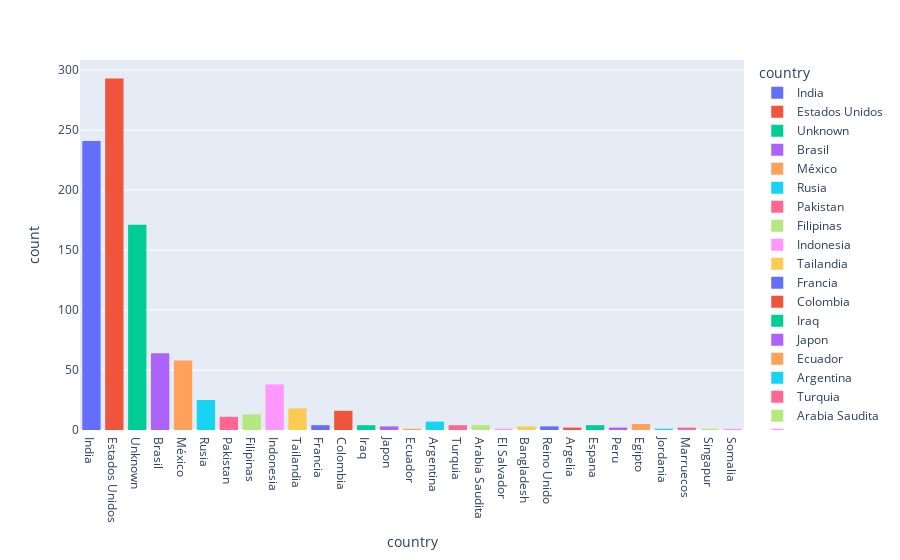

Notebook cell for this chart:
### Code cell
# check the distribution of streamers by country
px.histogram(df,x='country',color='country')

### Figure 1 — Plotly figure (JSON) as saved in the notebook; plotly's stock layout.template omitted (floating-point values rounded to 4 significant figures; data arrays with more than 128 entries replaced by an {"elided": "..."} marker saying what was removed)
{"data": [{"alignmentgroup": "True", "bingroup": "x", "hovertemplate": "country=%{x}<br>count=%{y}<extra></extra>", "legendgroup": "India", "marker": {"color": "#636efa", "pattern": {"shape": ""}}, "name": "India", "offsetgroup": "India", "orientation": "v", "showlegend": true, "type": "histogram", "x": {"elided": "241 str values"}, "xaxis": "x", "yaxis": "y"}, {"alignmentgroup": "True", "bingroup": "x", "hovertemplate": "country=%{x}<br>count=%{y}<extra></extra>", "legendgroup": "Estados Unidos", "marker": {"color": "#EF553B", "pattern": {"shape": ""}}, "name": "Estados Unidos", "offsetgroup": "Estados Unidos", "orientation": "v", "showlegend": true, "type": "histogram", "x": {"elided": "293 str values"}, "xaxis": "x", "yaxis": "y"}, {"alignmentgroup": "True", "bingroup": "x", "hovertemplate": "country=%{x}<br>count=%{y}<extra></extra>", "legendgroup": "Unknown", "marker": {"color": "#00cc96", "pattern": {"shape": ""}}, "name": "Unknown", "offsetgroup": "Unknown", "orientation": "v", "showlegend": true, "type": "histogram", "x": {"elided": "171 str values"}, "xaxis": "x", "yaxis": "y"}, {"alignmentgroup": "True", "bingroup": "x", "hovertemplate": "country=%{x}<br>count=%{y}<extra></extra>", "legendgroup": "Brasil", "marker": {"color": "#ab63fa", "pattern": {"shape": ""}}, "name": "Brasil", "offsetgroup": "Brasil", "orientation": "v", "showlegend": true, "type": "histogram", "x": ["Brasil", "Brasil", "Brasil", "Brasil", "Brasil", "Brasil", "Brasil", "Brasil", "Brasil", "Brasil", "Brasil", "Brasil", "Brasil", "Brasil", "Brasil", "Brasil", "Brasil", "Brasil", "Brasil", "Brasil", "Brasil", "Brasil", "Brasil", "Brasil", "Brasil", "Brasil", "Brasil", "Brasil", "Brasil", "Brasil", "Brasil", "Brasil", "Brasil", "Brasil", "Brasil", "Brasil", "Brasil", "Brasil", "Brasil", "Brasil", "Brasil", "Brasil", "Brasil", "Brasil", "Brasil", "Brasil", "Brasil", "Brasil", "Brasil", "Brasil", "Brasil", "Brasil", "Brasil", "Brasil", "Brasil", "Brasil", "Brasil", "Brasil", "Brasil", "Brasil", "Brasil", "Brasil", "Brasil", "Brasil"], "xaxis": "x", "yaxis": "y"}, {"alignmentgroup": "True", "bingroup": "x", "hovertemplate": "country=%{x}<br>count=%{y}<extra></extra>", "legendgroup": "México", "marker": {"color": "#FFA15A", "pattern": {"shape": ""}}, "name": "México", "offsetgroup": "México", "orientation": "v", "showlegend": true, "type": "histogram", "x": ["México", "México", "México", "México", "México", "México", "México", "México", "México", "México", "México", "México", "México", "México", "México", "México", "México", "México", "México", "México", "México", "México", "México", "México", "México", "México", "México", "México", "México", "México", "México", "México", "México", "México", "México", "México", "México", "México", "México", "México", "México", "México", "México", "México", "México", "México", "México", "México", "México", "México", "México", "México", "México", "México", "México", "México", "México", "México"], "xaxis": "x", "yaxis": "y"}, {"alignmentgroup": "True", "bingroup": "x", "hovertemplate": "country=%{x}<br>count=%{y}<extra></extra>", "legendgroup": "Rusia", "marker": {"color": "#19d3f3", "pattern": {"shape": ""}}, "name": "Rusia", "offsetgroup": "Rusia", "orientation": "v", "showlegend": true, "type": "histogram", "x": ["Rusia", "Rusia", "Rusia", "Rusia", "Rusia", "Rusia", "Rusia", "Rusia", "Rusia", "Rusia", "Rusia", "Rusia", "Rusia", "Rusia", "Rusia", "Rusia", "Rusia", "Rusia", "Rusia", "Rusia", "Rusia", "Rusia", "Rusia", "Rusia", "Rusia"], "xaxis": "x", "yaxis": "y"}, {"alignmentgroup": "True", "bingroup": "x", "hovertemplate": "country=%{x}<br>count=%{y}<extra></extra>", "legendgroup": "Pakistan", "marker": {"color": "#FF6692", "pattern": {"shape": ""}}, "name": "Pakistan", "offsetgroup": "Pakistan", "orientation": "v", "showlegend": true, "type": "histogram", "x": ["Pakistan", "Pakistan", "Pakistan", "Pakistan", "Pakistan", "Pakistan", "Pakistan", "Pakistan", "Pakistan", "Pakistan", "Pakistan"], "xaxis": "x", "yaxis": "y"}, {"alignmentgroup": "True", "bingroup": "x", "hovertemplate": "country=%{x}<br>count=%{y}<extra></extra>", "legendgroup": "Filipinas", "marker": {"color": "#B6E880", "pattern": {"shape": ""}}, "name": "Filipinas", "offsetgroup": "Filipinas", "orientation": "v", "showlegend": true, "type": "histogram", "x": ["Filipinas", "Filipinas", "Filipinas", "Filipinas", "Filipinas", "Filipinas", "Filipinas", "Filipinas", "Filipinas", "Filipinas", "Filipinas", "Filipinas", "Filipinas"], "xaxis": "x", "yaxis": "y"}, {"alignmentgroup": "True", "bingroup": "x", "hovertemplate": "country=%{x}<br>count=%{y}<extra></extra>", "legendgroup": "Indonesia", "marker": {"color": "#FF97FF", "pattern": {"shape": ""}}, "name": "Indonesia", "offsetgroup": "Indonesia", "orientation": "v", "showlegend": true, "type": "histogram", "x": ["Indonesia", "Indonesia", "Indonesia", "Indonesia", "Indonesia", "Indonesia", "Indonesia", "Indonesia", "Indonesia", "Indonesia", "Indonesia", "Indonesia", "Indonesia", "Indonesia", "Indonesia", "Indonesia", "Indonesia", "Indonesia", "Indonesia", "Indonesia", "Indonesia", "Indonesia", "Indonesia", "Indonesia", "Indonesia", "Indonesia", "Indonesia", "Indonesia", "Indonesia", "Indonesia", "Indonesia", "Indonesia", "Indonesia", "Indonesia", "Indonesia", "Indonesia", "Indonesia", "Indonesia"], "xaxis": "x", "yaxis": "y"}, {"alignmentgroup": "True", "bingroup": "x", "hovertemplate": "country=%{x}<br>count=%{y}<extra></extra>", "legendgroup": "Tailandia", "marker": {"color": "#FECB52", "pattern": {"shape": ""}}, "name": "Tailandia", "offsetgroup": "Tailandia", "orientation": "v", "showlegend": true, "type": "histogram", "x": ["Tailandia", "Tailandia", "Tailandia", "Tailandia", "Tailandia", "Tailandia", "Tailandia", "Tailandia", "Tailandia", "Tailandia", "Tailandia", "Tailandia", "Tailandia", "Tailandia", "Tailandia", "Tailandia", "Tailandia", "Tailandia"], "xaxis": "x", "yaxis": "y"}, {"alignmentgroup": "True", "bingroup": "x", "hovertemplate": "country=%{x}<br>count=%{y}<extra></extra>", "legendgroup": "Francia", "marker": {"color": "#636efa", "pattern": {"shape": ""}}, "name": "Francia", "offsetgroup": "Francia", "orientation": "v", "showlegend": true, "type": "histogram", "x": ["Francia", "Francia", "Francia", "Francia"], "xaxis": "x", "yaxis": "y"}, {"alignmentgroup": "True", "bingroup": "x", "hovertemplate": "country=%{x}<br>count=%{y}<extra></extra>", "legendgroup": "Colombia", "marker": {"color": "#EF553B", "pattern": {"shape": ""}}, "name": "Colombia", "offsetgroup": "Colombia", "orientation": "v", "showlegend": true, "type": "histogram", "x": ["Colombia", "Colombia", "Colombia", "Colombia", "Colombia", "Colombia", "Colombia", "Colombia", "Colombia", "Colombia", "Colombia", "Colombia", "Colombia", "Colombia", "Colombia", "Colombia"], "xaxis": "x", "yaxis": "y"}, {"alignmentgroup": "True", "bingroup": "x", "hovertemplate": "country=%{x}<br>count=%{y}<extra></extra>", "legendgroup": "Iraq", "marker": {"color": "#00cc96", "pattern": {"shape": ""}}, "name": "Iraq", "offsetgroup": "Iraq", "orientation": "v", "showlegend": true, "type": "histogram", "x": ["Iraq", "Iraq", "Iraq", "Iraq"], "xaxis": "x", "yaxis": "y"}, {"alignmentgroup": "True", "bingroup": "x", "hovertemplate": "country=%{x}<br>count=%{y}<extra></extra>", "legendgroup": "Japon", "marker": {"color": "#ab63fa", "pattern": {"shape": ""}}, "name": "Japon", "offsetgroup": "Japon", "orientation": "v", "showlegend": true, "type": "histogram", "x": ["Japon", "Japon", "Japon"], "xaxis": "x", "yaxis": "y"}, {"alignmentgroup": "True", "bingroup": "x", "hovertemplate": "country=%{x}<br>count=%{y}<extra></extra>", "legendgroup": "Ecuador", "marker": {"color": "#FFA15A", "pattern": {"shape": ""}}, "name": "Ecuador", "offsetgroup": "Ecuador", "orientation": "v", "showlegend": true, "type": "histogram", "x": ["Ecuador"], "xaxis": "x", "yaxis": "y"}, {"alignmentgroup": "True", "bingroup": "x", "hovertemplate": "country=%{x}<br>count=%{y}<extra></extra>", "legendgroup": "Argentina", "marker": {"color": "#19d3f3", "pattern": {"shape": ""}}, "name": "Argentina", "offsetgroup": "Argentina", "orientation": "v", "showlegend": true, "type": "histogram", "x": ["Argentina", "Argentina", "Argentina", "Argentina", "Argentina", "Argentina", "Argentina"], "xaxis": "x", "yaxis": "y"}, {"alignmentgroup": "True", "bingroup": "x", "hovertemplate": "country=%{x}<br>count=%{y}<extra></extra>", "legendgroup": "Turquia", "marker": {"color": "#FF6692", "pattern": {"shape": ""}}, "name": "Turquia", "offsetgroup": "Turquia", "orientation": "v", "showlegend": true, "type": "histogram", "x": ["Turquia", "Turquia", "Turquia", "Turquia"], "xaxis": "x", "yaxis": "y"}, {"alignmentgroup": "True", "bingroup": "x", "hovertemplate": "country=%{x}<br>count=%{y}<extra></extra>", "legendgroup": "Arabia Saudita", "marker": {"color": "#B6E880", "pattern": {"shape": ""}}, "name": "Arabia Saudita", "offsetgroup": "Arabia Saudita", "orientation": "v", "showlegend": true, "type": "histogram", "x": ["Arabia Saudita", "Arabia Saudita", "Arabia Saudita", "Arabia Saudita"], "xaxis": "x", "yaxis": "y"}, {"alignmentgroup": "True", "bingroup": "x", "hovertemplate": "country=%{x}<br>count=%{y}<extra></extra>", "legendgroup": "El Salvador", "marker": {"color": "#FF97FF", "pattern": {"shape": ""}}, "name": "El Salvador", "offsetgroup": "El Salvador", "orientation": "v", "showlegend": true, "type": "histogram", "x": ["El Salvador"], "xaxis": "x", "yaxis": "y"}, {"alignmentgroup": "True", "bingroup": "x", "hovertemplate": "country=%{x}<br>count=%{y}<extra></extra>", "legendgroup": "Bangladesh", "marker": {"color": "#FECB52", "pattern": {"shape": ""}}, "name": "Bangladesh", "offsetgroup": "Bangladesh", "orientation": "v", "showlegend": true, "type": "histogram", "x": ["Bangladesh", "Bangladesh", "Bangladesh"], "xaxis": "x", "yaxis": "y"}, {"alignmentgroup": "True", "bingroup": "x", "hovertemplate": "country=%{x}<br>count=%{y}<extra></extra>", "legendgroup": "Reino Unido", "marker": {"color": "#636efa", "pattern": {"shape": ""}}, "name": "Reino Unido", "offsetgroup": "Reino Unido", "orientation": "v", "showlegend": true, "type": "histogram", "x": ["Reino Unido", "Reino Unido", "Reino Unido"], "xaxis": "x", "yaxis": "y"}, {"alignmentgroup": "True", "bingroup": "x", "hovertemplate": "country=%{x}<br>count=%{y}<extra></extra>", "legendgroup": "Argelia", "marker": {"color": "#EF553B", "pattern": {"shape": ""}}, "name": "Argelia", "offsetgroup": "Argelia", "orientation": "v", "showlegend": true, "type": "histogram", "x": ["Argelia", "Argelia"], "xaxis": "x", "yaxis": "y"}, {"alignmentgroup": "True", "bingroup": "x", "hovertemplate": "country=%{x}<br>count=%{y}<extra></extra>", "legendgroup": "Espana", "marker": {"color": "#00cc96", "pattern": {"shape": ""}}, "name": "Espana", "offsetgroup": "Espana", "orientation": "v", "showlegend": true, "type": "histogram", "x": ["Espana", "Espana", "Espana", "Espana"], "xaxis": "x", "yaxis": "y"}, {"alignmentgroup": "True", "bingroup": "x", "hovertemplate": "country=%{x}<br>count=%{y}<extra></extra>", "legendgroup": "Peru", "marker": {"color": "#ab63fa", "pattern": {"shape": ""}}, "name": "Peru", "offsetgroup": "Peru", "orientation": "v", "showlegend": true, "type": "histogram", "x": ["Peru", "Peru"], "xaxis": "x", "yaxis": "y"}, {"alignmentgroup": "True", "bingroup": "x", "hovertemplate": "country=%{x}<br>count=%{y}<extra></extra>", "legendgroup": "Egipto", "marker": {"color": "#FFA15A", "pattern": {"shape": ""}}, "name": "Egipto", "offsetgroup": "Egipto", "orientation": "v", "showlegend": true, "type": "histogram", "x": ["Egipto", "Egipto", "Egipto", "Egipto", "Egipto"], "xaxis": "x", "yaxis": "y"}, {"alignmentgroup": "True", "bingroup": "x", "hovertemplate": "country=%{x}<br>count=%{y}<extra></extra>", "legendgroup": "Jordania", "marker": {"color": "#19d3f3", "pattern": {"shape": ""}}, "name": "Jordania", "offsetgroup": "Jordania", "orientation": "v", "showlegend": true, "type": "histogram", "x": ["Jordania"], "xaxis": "x", "yaxis": "y"}, {"alignmentgroup": "True", "bingroup": "x", "hovertemplate": "country=%{x}<br>count=%{y}<extra></extra>", "legendgroup": "Marruecos", "marker": {"color": "#FF6692", "pattern": {"shape": ""}}, "name": "Marruecos", "offsetgroup": "Marruecos", "orientation": "v", "showlegend": true, "type": "histogram", "x": ["Marruecos", "Marruecos"], "xaxis": "x", "yaxis": "y"}, {"alignmentgroup": "True", "bingroup": "x", "hovertemplate": "country=%{x}<br>count=%{y}<extra></extra>", "legendgroup": "Singapur", "marker": {"color": "#B6E880", "pattern": {"shape": ""}}, "name": "Singapur", "offsetgroup": "Singapur", "orientation": "v", "showlegend": true, "type": "histogram", "x": ["Singapur"], "xaxis": "x", "yaxis": "y"}, {"alignmentgroup": "True", "bingroup": "x", "hovertemplate": "country=%{x}<br>count=%{y}<extra></extra>", "legendgroup": "Somalia", "marker": {"color": "#FF97FF", "pattern": {"shape": ""}}, "name": "Somalia", "offsetgroup": "Somalia", "orientation": "v", "showlegend": true, "type": "histogram", "x": ["Somalia"], "xaxis": "x", "yaxis": "y"}], "layout": {"barmode": "relative", "legend": {"title": {"text": "country"}, "tracegroupgap": 0}, "margin": {"t": 60}, "xaxis": {"anchor": "y", "categoryarray": ["India", "Estados Unidos", "Unknown", "Brasil", "México", "Rusia", "Pakistan", "Filipinas", "Indonesia", "Tailandia", "Francia", "Colombia", "Iraq", "Japon", "Ecuador", "Argentina", "Turquia", "Arabia Saudita", "El Salvador", "Bangladesh", "Reino Unido", "Argelia", "Espana", "Peru", "Egipto", "Jordania", "Marruecos", "Singapur", "Somalia"], "categoryorder": "array", "domain": [0, 1], "title": {"text": "country"}}, "yaxis": {"anchor": "x", "domain": [0, 1], "title": {"text": "count"}}}}
